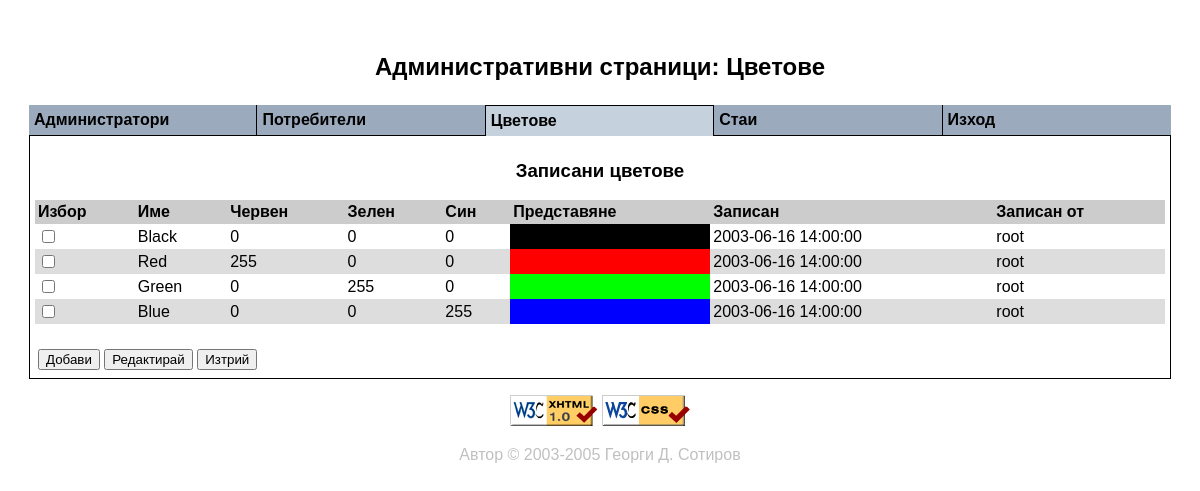
The page /adm_clrs.php (signed in) on the database its author committed.
### tables this page shows
CREATE TABLE colors (
    ColorID     INT /*!UNSIGNED */ UNIQUE NOT NULL /*! AUTO_INCREMENT */,
    ClrName     VARCHAR(16)        UNIQUE NOT NULL,
    Red         SMALLINT /*!UNSIGNED*/    NOT NULL,
    Green       SMALLINT /*!UNSIGNED*/    NOT NULL,
    Blue        SMALLINT /*!UNSIGNED*/    NOT NULL,
    ModDate     DATE                      NULL DEFAULT NULL,
    ModTime     TIME                      NULL DEFAULT NULL,
    AdminID     INT /*!UNSIGNED*/         NOT NULL DEFAULT 1,
    PRIMARY KEY (ColorID),
    INDEX (AdminID)
);

### color.inc.php (called while the page is built)
<?php
  function PrependZero($strlen, $str) {
    while ( strlen($str) < $strlen ) {
      $str = "0".$str;
    }
    return $str;
  }
  function MakeTriplet($Red, $Green, $Blue) {
    return "#".PrependZero(2, dechex($Red))
              .PrependZero(2, dechex($Green))
              .PrependZero(2, dechex($Blue));
  }
?>

### adm_clrs.php (the view, shortened to what this page needs)
<?php
  include("admin.inc.php");
  include("color.inc.php");
?>
<!DOCTYPE html PUBLIC "-//W3C//DTD XHTML 1.0 Transitional//EN"
 "http://www.w3.org/TR/xhtml1/DTD/xhtml1-transitional.dtd">
<html xmlns="http://www.w3.org/1999/xhtml" xml:lang="bg" lang="bg">
<head>
<link href="chat.css" rel="stylesheet" type="text/css" />
</head>
<body class="Admin" onload="javascript: focusFirst(); return true">
<p align="center" class="midhdr">Административни страници: Цветове</p>
<table align="center" class="tbThinBorder" cellspacing="0" width="100%">
<tr><td colspan="6" class="tdData">
<p align="center" class="smlhdr">Записани цветове</p>
<form action="adm_clrsmod.php" method="post">
<table align="center" cellspacing="0" class="tbInfo" width="100%">
<tr>
<th>Избор</th>
<th>Име</th>
<th>Червен</th>
<th>Зелен</th>
<th>Син</th>
<th>Представяне</th>
<th>Записан</th>
<th>Записан от</th>
</tr>
<?php
  if ( $lnk = @mysqli_connect("p:" . DB_SERVER, DB_RO_USER, DB_RO_PWD) ) {
    if ( @mysqli_select_db($lnk, DB_NAME) ) {
      $query  = "SELECT colors.ColorID,colors.ClrName,colors.Red,";
      $query .= "colors.Green,colors.Blue,colors.ModDate,colors.ModTime,";
      $query .= "administrators.Username AS ModByName";
      $query .= " FROM colors,administrators";
      $query .= " WHERE colors.AdminID=administrators.AdminID";
      $res = @mysqli_query($lnk, $query);
      if ( @mysqli_num_rows($res) > 0 ) {
        $RowNum = 1;
        while ( $ColorDetails = @mysqli_fetch_array($res, MYSQL_ASSOC) ) {
          if ( $RowNum++ % 2 ) {
            print("<tr class=\"trOdd\">\n");
          }
          else {
            print("<tr>\n");
          }
          print("<td><input name=\"ColorIds[]\" type=\"checkbox\" value=\"");
          print($ColorDetails['ColorID']."\" /></td>\n");
          print("<td>".$ColorDetails['ClrName']."</td>\n");
          print("<td>".$ColorDetails['Red']."</td>\n");
          print("<td>".$ColorDetails['Green']."</td>\n");
          print("<td>".$ColorDetails['Blue']."</td>\n");
          print("<td style=\"background-color: ".MakeTriplet($ColorDetails['Red'],$ColorDetails['Green'],$ColorDetails['Blue']).";\">&nbsp;</td>\n");
          print("<td>".$ColorDetails['ModDate']." ".$ColorDetails['ModTime']."</td>\n");
          print("<td>".$ColorDetails['ModByName']."</td>\n");
          print("</tr>\n");
        }
      }
    }
    else {
      PrintError(202);
      exit;
    }
  }
  else {
    PrintError(201);
    exit;
  }
?>
</table>
<table width="100%">
<tr><td>&nbsp;</td></tr>
<tr><td><input name="SubmitAdd" type="submit" value="Добави" />
<input name="SubmitEdit" type="submit" value="Редактирай" />
<input name="SubmitDel" type="submit" value="Изтрий" />
</td></tr></table></form></td></tr></table>
<p align="center"><a href="https://validator.w3.org/check/referer">
<img border="0" src="valid-xhtml.png" alt="Valid XHTML 1.0!"
height="31" width="88" /></a>
<a class="right" href="https://jigsaw.w3.org/css-validator/check/referer">
<img alt="Valid CSS!" border="0" height="31" src="valid-css.png" width="88" />
</a></p>
<p align="center" class="copyright">Автор &copy; 2003-2005
<a class="aCopyright" href="mailto: <?php echo CHAT_CONTACT ?>">
<?php echo CHAT_AUTHOR ?></a></p>
</body>
</html>

### chat.css (style rules this page uses)
a, a:link, a:visited, a:hover, a.aTabInactive, a.aTabInactive:link, a.aTabInactive:visited, a.aTabInactive:hover, a.aCopyright:link, a.aCopyright:visited { background-color: transparent; font: 12pt Arial, Helvetica, sans-serif; text-decoration: none; }
a:link, a:visited { color: #0000FF; }
a.aCopyright:link, a.aCopyright:visited { color: #C0C0C0; }
body { background-color: #FFFFFF; color: #000000; margin: 0px 0px 0px 0px; padding: 5px 5px 5px 5px; }
body.Admin { margin: 2% 2% 2% 2%; }
table { border-style: none; empty-cells: show; font: normal normal normal 12pt Arial, Helvetica, sans-serif; }
table.tbThinBorder td.tdTabActive, table.tbThinBorder td.tdTabActiveFirst, table.tbThinBorder td.tdTabInactive, table.tbThinBorder td.tdTabInactiveLast, table.tbThinBorder td.tdData { border-color: #000000; border-style: solid; color: #000000; padding: 5px 5px 5px 5px; }
table.tbThinBorder td.tdData { border-width: 0px 1px 1px 1px; background: transparent; }
table.tbInfo th, table.tbOnline th { background: #CCCCCC; font-weight: bold; text-align: left; padding: 3px 3px 3px 3px; }
table.tbInfo tr { background: #DDDDDD; }
table.tbInfo tr.trOdd { background: #FFFFFF; }
table.tbInfo td, table.tbOnline td { padding: 3px 3px 3px 3px; }
.midhdr { font: normal normal bold 18pt Arial, Helvetica, sans-serif; }
.smlhdr { font: normal normal bold 14pt Arial, Helvetica, sans-serif; }
.copyright, .error, .required, .text { font: normal normal normal 12pt Arial, Helvetica, sans-serif; }
.copyright { color: #C0C0C0; }

### rows shown on the page
colors: ClrName "Black", Red "0", Green "0", Blue "0", ModDate "2003-06-16", ModTime "14:00:00", AdminID.Username "root"
colors: ClrName "Red", Red "255", Green "0", Blue "0", ModDate "2003-06-16", ModTime "14:00:00", AdminID.Username "root"
colors: ClrName "Green", Red "0", Green "255", Blue "0", ModDate "2003-06-16", ModTime "14:00:00", AdminID.Username "root"
colors: ClrName "Blue", Red "0", Green "0", Blue "255", ModDate "2003-06-16", ModTime "14:00:00", AdminID.Username "root"

### other values the page prints
$Value['title'] "Администратори"
$Value['title'] "Потребители"
$Value['title'] "Цветове"
$Value['title'] "Стаи"
$Value['title'] "Изход"
CHAT_AUTHOR "Георги Д. Сотиров"
